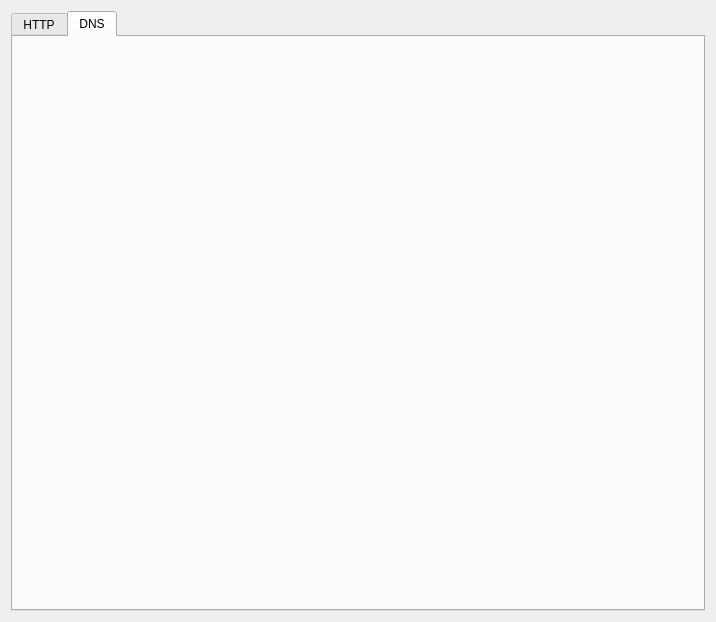
<?xml version="1.0" encoding="UTF-8"?>
<ui version="4.0">
 <class>Form</class>
 <widget class="QWidget" name="Form">
  <property name="geometry">
   <rect>
    <x>0</x>
    <y>0</y>
    <width>716</width>
    <height>622</height>
   </rect>
  </property>
  <property name="windowTitle">
   <string>Form</string>
  </property>
  <layout class="QGridLayout" name="gridLayout">
   <item row="0" column="0">
    <widget class="QTabWidget" name="tabWidget">
     <property name="currentIndex">
      <number>1</number>
     </property>
     <widget class="QWidget" name="tab_3">
      <attribute name="title">
       <string>HTTP</string>
      </attribute>
      <layout class="QVBoxLayout" name="verticalLayout">
       <item>
        <widget class="QFrame" name="frame">
         <property name="frameShape">
          <enum>QFrame::StyledPanel</enum>
         </property>
         <property name="frameShadow">
          <enum>QFrame::Raised</enum>
         </property>
         <layout class="QHBoxLayout" name="horizontalLayout_2">
          <item>
           <widget class="QLineEdit" name="txtUrl"/>
          </item>
          <item>
           <widget class="QPushButton" name="btnSearch">
            <property name="text">
             <string>Search</string>
            </property>
           </widget>
          </item>
         </layout>
        </widget>
       </item>
       <item>
        <widget class="QFrame" name="frame_2">
         <property name="frameShape">
          <enum>QFrame::StyledPanel</enum>
         </property>
         <property name="frameShadow">
          <enum>QFrame::Raised</enum>
         </property>
         <layout class="QHBoxLayout" name="horizontalLayout">
          <item>
           <widget class="QTextEdit" name="txtDisplay"/>
          </item>
         </layout>
        </widget>
       </item>
      </layout>
     </widget>
     <widget class="QWidget" name="tab_4">
      <attribute name="title">
       <string>DNS</string>
      </attribute>
     </widget>
    </widget>
   </item>
  </layout>
 </widget>
 <resources/>
 <connections/>
</ui>
